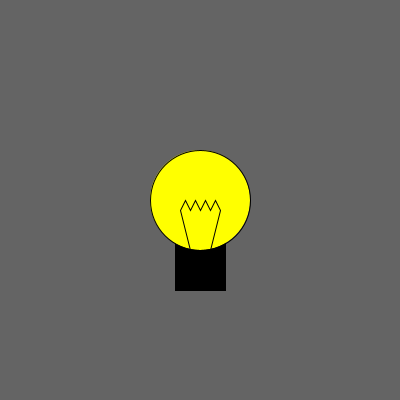
Frame 1 (no input)
Frame 60 (the mouse pressed at the canvas centre just before this capture): identical to frame 1, image omitted
Frame 120 (the mouse held since frame 60 and released just before this capture): identical to frame 1, image omitted

The Processing sketch that drew this single still picture (run headless with seeded random() and noise(); from frame 60 on, the mouse is pressed at the canvas centre):

// Processing sketch: processing_33817
// ── processing_33817.pde

//original code by Ben Norskov

void setup() {
  smooth();
  size(400, 400);
}

void draw() {
  background(100);
  //I'm drawing the bulb in the middle of the screen, but could draw it anywhere, cause of the handy function I wrote.
  drawBulb(int(width * .5), int(height * .5));
}

void drawBulb(int center_x, int center_y) {
  //draw bulb base first
  fill(0);
  rect(center_x - 25, center_y + 40, 50, 50);
  
  
  //draw a yellow circle
  fill(255, 255, 0);
  ellipse(center_x, center_y, 100, 100);

 
  // draw fillament
  noFill();
  beginShape();
  vertex(center_x - 10, center_y + 50);
  //this for loop is to draw the jagged part of the fillament
  //using for loops inside of begin and end shape is very powerful
  //and in this case saved me many lines of code
  for (int i = center_x - 20; i <= center_x + 20; i+=5) {
    //Put very simply it makes a jagged line 10 px high. -Ben 
    vertex(i, center_x + 10 - i % 2 * 10);
  }
  vertex(center_x + 10, center_y + 50);
  endShape();
  
}
                
                
